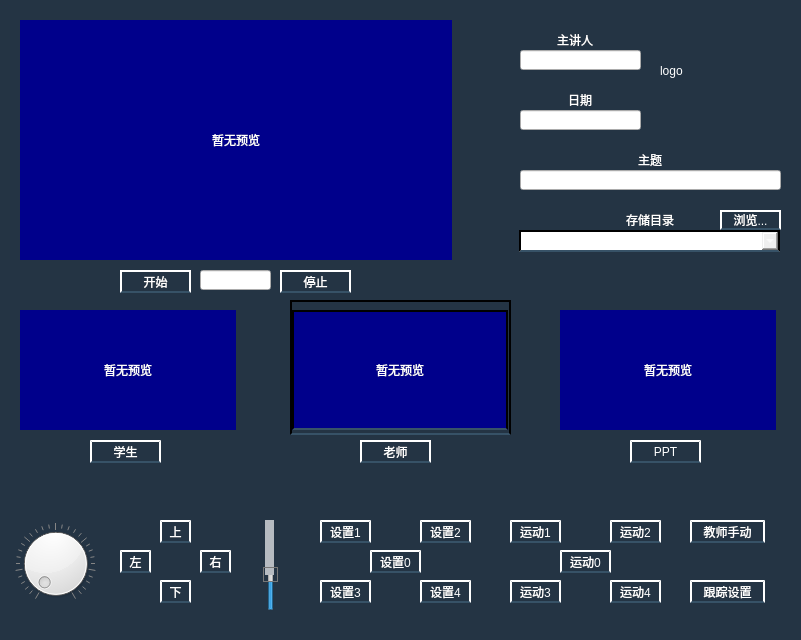
<?xml version="1.0" encoding="UTF-8"?>
<ui version="4.0">
 <class>MainWindow</class>
 <widget class="QMainWindow" name="MainWindow">
  <property name="geometry">
   <rect>
    <x>0</x>
    <y>0</y>
    <width>801</width>
    <height>640</height>
   </rect>
  </property>
  <property name="sizePolicy">
   <sizepolicy hsizetype="Preferred" vsizetype="Preferred">
    <horstretch>0</horstretch>
    <verstretch>0</verstretch>
   </sizepolicy>
  </property>
  <property name="windowTitle">
   <string>KaymaxRecorder</string>
  </property>
  <property name="styleSheet">
   <string notr="true">QMainWindow {border:10px solid; background: url(./images/bg.png); }</string>
  </property>
  <widget class="QWidget" name="centralWidget">
   <property name="styleSheet">
    <string notr="true">#centralWidget{
background:#243444;
}
QWidget{
color:white;
}</string>
   </property>
   <widget class="QLabel" name="studentLabel">
    <property name="geometry">
     <rect>
      <x>20</x>
      <y>310</y>
      <width>216</width>
      <height>120</height>
     </rect>
    </property>
    <property name="styleSheet">
     <string notr="true">QLabel{
background:darkblue;
border: 2px solid 
qlineargradient(spread:pad, x1:1.0, y1:0.4, x2:0, y2:1.0, stop:0 lightgray, stop:0.166 darkgray, stop:0.333 darkgray, stop:0.5 lightgray, stop:0.666 darkgray, stop:0.833 darkgray, stop:1 lightgray);
}</string>
    </property>
    <property name="text">
     <string>暂无预览</string>
    </property>
    <property name="alignment">
     <set>Qt::AlignCenter</set>
    </property>
   </widget>
   <widget class="QLabel" name="mainLabel">
    <property name="geometry">
     <rect>
      <x>20</x>
      <y>20</y>
      <width>432</width>
      <height>240</height>
     </rect>
    </property>
    <property name="styleSheet">
     <string notr="true">QLabel{
background:darkblue;
border: 2px solid 
qlineargradient(spread:pad, x1:1.0, y1:0.4, x2:0, y2:1.0, stop:0 lightgray, stop:0.166 darkgray, stop:0.333 darkgray, stop:0.5 lightgray, stop:0.666 darkgray, stop:0.833 darkgray, stop:1 lightgray);
}</string>
    </property>
    <property name="text">
     <string>暂无预览</string>
    </property>
    <property name="alignment">
     <set>Qt::AlignCenter</set>
    </property>
   </widget>
   <widget class="QLabel" name="pptLabel">
    <property name="geometry">
     <rect>
      <x>560</x>
      <y>310</y>
      <width>216</width>
      <height>120</height>
     </rect>
    </property>
    <property name="styleSheet">
     <string notr="true">QLabel{
background:darkblue;
border: 2px solid 
qlineargradient(spread:pad, x1:1.0, y1:0.4, x2:0, y2:1.0, stop:0 lightgray, stop:0.166 darkgray, stop:0.333 darkgray, stop:0.5 lightgray, stop:0.666 darkgray, stop:0.833 darkgray, stop:1 lightgray);
}</string>
    </property>
    <property name="text">
     <string>暂无预览</string>
    </property>
    <property name="alignment">
     <set>Qt::AlignCenter</set>
    </property>
   </widget>
   <widget class="QPushButton" name="studentButton">
    <property name="geometry">
     <rect>
      <x>90</x>
      <y>440</y>
      <width>71</width>
      <height>23</height>
     </rect>
    </property>
    <property name="styleSheet">
     <string notr="true">QPushButton:!pressed{
background:qlineargradient(
 spread:pad,
 x1:0,y1:0,x2:0,y2:1,
 stop:0.0 lightgray,
 stop:0.1 #3C5674,
 stop:0.5 #253544,
 stop:1.0 #0B1620,);

border-width:2px;
border-top-style:inset;
border-left-style:inset;
border-right-style:outset;
border-bottom-style:outset;
border-top-color:qlineargradient(
x1:0,y1:0,x2:0,y2:1,
stop:0.0 #0A1219,
stop:1.0 #223241);
border-left-color:
qlineargradient(
spread:pad,
x1:0,y1:0,x2:0,y2:1,
stop:0.0 #0A1219,
stop:1.0 #375267);
border-right-color:
qlineargradient(
spread:pad,
x1:0,y1:0,x2:0,y2:1,
stop:0.0 #0A1219,
stop:1.0 #375267);
border-bottom-color:#375267;
}


QPushButton:pressed{ 
background:qlineargradient(
 spread:pad,
 x1:0,y1:1,x2:0,y2:0,
 stop:0.0 #3C5674,
 stop:0.5 #253544,
 stop:1.0 #0B1620,);
border-width:2px;
border-top-style:inset;
border-left-style:inset;
border-right-style:outset;
border-bottom-style:inset;
border-top-color:qlineargradient(
x1:0,y1:0,x2:0,y2:1,
stop:0.0 #0A1219,
stop:1.0 #0A1219);
border-left-color:
qlineargradient(
spread:pad,
x1:0,y1:0,x2:0,y2:1,
stop:0.0 #0A1219,
stop:1.0 #375267);
border-right-color:
qlineargradient(
spread:pad,
x1:0,y1:0,x2:0,y2:1,
stop:0.0 #0A1219,
stop:1.0 #375267);
border-bottom-color:#375267;
}</string>
    </property>
    <property name="text">
     <string>学生</string>
    </property>
   </widget>
   <widget class="QPushButton" name="teacherButton">
    <property name="geometry">
     <rect>
      <x>360</x>
      <y>440</y>
      <width>71</width>
      <height>23</height>
     </rect>
    </property>
    <property name="styleSheet">
     <string notr="true">QPushButton:!pressed{
background:qlineargradient(
 x1:0,y1:0,x2:0,y2:1,
 stop:0.0 lightgray,
 stop:0.1 #3C5674,
 stop:0.5 #253544,
 stop:1.0 #0B1620,);

border-width:2px;
border-style:solid;
border-top-color:qlineargradient(
x1:0,y1:0,x2:0,y2:1,
stop:0.0 #0A1219,
stop:1.0 #223241);
border-left-color:
qlineargradient(
spread:pad,
x1:0,y1:0,x2:0,y2:1,
stop:0.0 #0A1219,
stop:1.0 #375267);
border-right-color:
qlineargradient(
spread:pad,
x1:0,y1:0,x2:0,y2:1,
stop:0.0 #0A1219,
stop:1.0 #375267);
border-bottom-color:#375267;
}


QPushButton:pressed{ 
background:qlineargradient(
 spread:pad,
 x1:0,y1:1,x2:0,y2:0,
 stop:0.0 #3C5674,
 stop:0.5 #253544,
 stop:1.0 #0B1620,);
border-width:2px;
border-style:solid;
border-top-color:qlineargradient(
x1:0,y1:0,x2:0,y2:1,
stop:0.0 #0A1219,
stop:1.0 #0A1219);
border-left-color:
qlineargradient(
spread:pad,
x1:0,y1:0,x2:0,y2:1,
stop:0.0 #0A1219,
stop:1.0 #375267);
border-right-color:
qlineargradient(
spread:pad,
x1:0,y1:0,x2:0,y2:1,
stop:0.0 #0A1219,
stop:1.0 #375267);
border-bottom-color:#375267;

}</string>
    </property>
    <property name="text">
     <string>老师</string>
    </property>
   </widget>
   <widget class="QPushButton" name="pptButton">
    <property name="geometry">
     <rect>
      <x>630</x>
      <y>440</y>
      <width>71</width>
      <height>23</height>
     </rect>
    </property>
    <property name="styleSheet">
     <string notr="true">QPushButton:!pressed{
background:qlineargradient(
 spread:pad,
 x1:0,y1:0,x2:0,y2:1,
 stop:0.0 lightgray,
 stop:0.1 #3C5674,
 stop:0.5 #253544,
 stop:1.0 #0B1620,);

border-width:2px;
border-top-style:inset;
border-left-style:inset;
border-right-style:outset;
border-bottom-style:outset;
border-top-color:qlineargradient(
x1:0,y1:0,x2:0,y2:1,
stop:0.0 #0A1219,
stop:1.0 #223241);
border-left-color:
qlineargradient(
spread:pad,
x1:0,y1:0,x2:0,y2:1,
stop:0.0 #0A1219,
stop:1.0 #375267);
border-right-color:
qlineargradient(
spread:pad,
x1:0,y1:0,x2:0,y2:1,
stop:0.0 #0A1219,
stop:1.0 #375267);
border-bottom-color:#375267;
}


QPushButton:pressed{ 
background:qlineargradient(
 spread:pad,
 x1:0,y1:1,x2:0,y2:0,
 stop:0.0 #3C5674,
 stop:0.5 #253544,
 stop:1.0 #0B1620,);
border-width:2px;
border-top-style:inset;
border-left-style:inset;
border-right-style:outset;
border-bottom-style:inset;
border-top-color:qlineargradient(
x1:0,y1:0,x2:0,y2:1,
stop:0.0 #0A1219,
stop:1.0 #0A1219);
border-left-color:
qlineargradient(
spread:pad,
x1:0,y1:0,x2:0,y2:1,
stop:0.0 #0A1219,
stop:1.0 #375267);
border-right-color:
qlineargradient(
spread:pad,
x1:0,y1:0,x2:0,y2:1,
stop:0.0 #0A1219,
stop:1.0 #375267);
border-bottom-color:#375267;
}</string>
    </property>
    <property name="text">
     <string>PPT</string>
    </property>
   </widget>
   <widget class="QPushButton" name="recordStartButton">
    <property name="geometry">
     <rect>
      <x>120</x>
      <y>270</y>
      <width>71</width>
      <height>23</height>
     </rect>
    </property>
    <property name="styleSheet">
     <string notr="true">QPushButton:!pressed{
background:qlineargradient(
 x1:0,y1:0,x2:0,y2:1,
 stop:0.0 lightgray,
 stop:0.1 #3C5674,
 stop:0.5 #253544,
 stop:1.0 #0B1620,);

border-width:2px;
border-style:solid;
border-top-color:qlineargradient(
x1:0,y1:0,x2:0,y2:1,
stop:0.0 #0A1219,
stop:1.0 #223241);
border-left-color:
qlineargradient(
spread:pad,
x1:0,y1:0,x2:0,y2:1,
stop:0.0 #0A1219,
stop:1.0 #375267);
border-right-color:
qlineargradient(
spread:pad,
x1:0,y1:0,x2:0,y2:1,
stop:0.0 #0A1219,
stop:1.0 #375267);
border-bottom-color:#375267;
}


QPushButton:pressed{ 
background:qlineargradient(
 spread:pad,
 x1:0,y1:1,x2:0,y2:0,
 stop:0.0 #3C5674,
 stop:0.5 #253544,
 stop:1.0 #0B1620,);
border-width:2px;
border-style:solid;
border-top-color:qlineargradient(
x1:0,y1:0,x2:0,y2:1,
stop:0.0 #0A1219,
stop:1.0 #0A1219);
border-left-color:
qlineargradient(
spread:pad,
x1:0,y1:0,x2:0,y2:1,
stop:0.0 #0A1219,
stop:1.0 #375267);
border-right-color:
qlineargradient(
spread:pad,
x1:0,y1:0,x2:0,y2:1,
stop:0.0 #0A1219,
stop:1.0 #375267);
border-bottom-color:#375267;

}</string>
    </property>
    <property name="text">
     <string>开始</string>
    </property>
   </widget>
   <widget class="QPushButton" name="recordStopButton">
    <property name="geometry">
     <rect>
      <x>280</x>
      <y>270</y>
      <width>71</width>
      <height>23</height>
     </rect>
    </property>
    <property name="styleSheet">
     <string notr="true">QPushButton:!pressed{
background:qlineargradient(
 x1:0,y1:0,x2:0,y2:1,
 stop:0.0 lightgray,
 stop:0.1 #3C5674,
 stop:0.5 #253544,
 stop:1.0 #0B1620,);

border-width:2px;
border-style:solid;
border-top-color:qlineargradient(
x1:0,y1:0,x2:0,y2:1,
stop:0.0 #0A1219,
stop:1.0 #223241);
border-left-color:
qlineargradient(
spread:pad,
x1:0,y1:0,x2:0,y2:1,
stop:0.0 #0A1219,
stop:1.0 #375267);
border-right-color:
qlineargradient(
spread:pad,
x1:0,y1:0,x2:0,y2:1,
stop:0.0 #0A1219,
stop:1.0 #375267);
border-bottom-color:#375267;
}


QPushButton:pressed{ 
background:qlineargradient(
 spread:pad,
 x1:0,y1:1,x2:0,y2:0,
 stop:0.0 #3C5674,
 stop:0.5 #253544,
 stop:1.0 #0B1620,);
border-width:2px;
border-style:solid;
border-top-color:qlineargradient(
x1:0,y1:0,x2:0,y2:1,
stop:0.0 #0A1219,
stop:1.0 #0A1219);
border-left-color:
qlineargradient(
spread:pad,
x1:0,y1:0,x2:0,y2:1,
stop:0.0 #0A1219,
stop:1.0 #375267);
border-right-color:
qlineargradient(
spread:pad,
x1:0,y1:0,x2:0,y2:1,
stop:0.0 #0A1219,
stop:1.0 #375267);
border-bottom-color:#375267;

}</string>
    </property>
    <property name="text">
     <string>停止</string>
    </property>
   </widget>
   <widget class="QWidget" name="layoutWidget">
    <property name="geometry">
     <rect>
      <x>600</x>
      <y>470</y>
      <width>141</width>
      <height>22</height>
     </rect>
    </property>
    <layout class="QHBoxLayout" name="horizontalLayout">
     <item>
      <widget class="QLabel" name="pptDelayLabel">
       <property name="text">
        <string>持续时间(秒)：</string>
       </property>
      </widget>
     </item>
     <item>
      <widget class="QLineEdit" name="pptDelayLineEdit"/>
     </item>
    </layout>
   </widget>
   <widget class="QLineEdit" name="recordFlagLineEdit">
    <property name="geometry">
     <rect>
      <x>200</x>
      <y>270</y>
      <width>71</width>
      <height>20</height>
     </rect>
    </property>
    <property name="alignment">
     <set>Qt::AlignCenter</set>
    </property>
   </widget>
   <widget class="QWidget" name="layoutWidget_2">
    <property name="geometry">
     <rect>
      <x>60</x>
      <y>470</y>
      <width>141</width>
      <height>22</height>
     </rect>
    </property>
    <layout class="QHBoxLayout" name="horizontalLayout_2">
     <item>
      <widget class="QLabel" name="studentDelayLabel">
       <property name="text">
        <string>持续时间(秒)：</string>
       </property>
      </widget>
     </item>
     <item>
      <widget class="QLineEdit" name="studentDelayLineEdit"/>
     </item>
    </layout>
   </widget>
   <widget class="QComboBox" name="dirComboBox">
    <property name="geometry">
     <rect>
      <x>519</x>
      <y>230</y>
      <width>261</width>
      <height>22</height>
     </rect>
    </property>
    <property name="styleSheet">
     <string notr="true">QComboBox:!pressed{
background:qlineargradient(
 x1:0,y1:0,x2:0,y2:1,
 stop:0.0 lightgray,
 stop:0.1 #3C5674,
 stop:0.5 #253544,
 stop:1.0 #0B1620,);

border-width:2px;
border-style:solid;
border-top-color:qlineargradient(
x1:0,y1:0,x2:0,y2:1,
stop:0.0 #0A1219,
stop:1.0 #223241);
border-left-color:
qlineargradient(
spread:pad,
x1:0,y1:0,x2:0,y2:1,
stop:0.0 #0A1219,
stop:1.0 #375267);
border-right-color:
qlineargradient(
spread:pad,
x1:0,y1:0,x2:0,y2:1,
stop:0.0 #0A1219,
stop:1.0 #375267);
border-bottom-color:#375267;
}


QComboBox:selected{ 
background:qlineargradient(
 spread:pad,
 x1:0,y1:1,x2:0,y2:0,
 stop:0.0 #3C5674,
 stop:0.5 #253544,
 stop:1.0 #0B1620,);
border-width:2px;
border-style:solid;
border-top-color:qlineargradient(
x1:0,y1:0,x2:0,y2:1,
stop:0.0 #0A1219,
stop:1.0 #0A1219);
border-left-color:
qlineargradient(
spread:pad,
x1:0,y1:0,x2:0,y2:1,
stop:0.0 #0A1219,
stop:1.0 #375267);
border-right-color:
qlineargradient(
spread:pad,
x1:0,y1:0,x2:0,y2:1,
stop:0.0 #0A1219,
stop:1.0 #375267);
border-bottom-color:#375267;

}</string>
    </property>
   </widget>
   <widget class="QLabel" name="dirLabel">
    <property name="geometry">
     <rect>
      <x>620</x>
      <y>210</y>
      <width>60</width>
      <height>20</height>
     </rect>
    </property>
    <property name="text">
     <string>存储目录</string>
    </property>
    <property name="alignment">
     <set>Qt::AlignCenter</set>
    </property>
   </widget>
   <widget class="QPushButton" name="dirButton">
    <property name="geometry">
     <rect>
      <x>720</x>
      <y>210</y>
      <width>61</width>
      <height>20</height>
     </rect>
    </property>
    <property name="styleSheet">
     <string notr="true">QPushButton:!pressed{
background:qlineargradient(
 x1:0,y1:0,x2:0,y2:1,
 stop:0.0 lightgray,
 stop:0.1 #3C5674,
 stop:0.5 #253544,
 stop:1.0 #0B1620,);

border-width:2px;
border-style:solid;
border-top-color:qlineargradient(
x1:0,y1:0,x2:0,y2:1,
stop:0.0 #0A1219,
stop:1.0 #223241);
border-left-color:
qlineargradient(
spread:pad,
x1:0,y1:0,x2:0,y2:1,
stop:0.0 #0A1219,
stop:1.0 #375267);
border-right-color:
qlineargradient(
spread:pad,
x1:0,y1:0,x2:0,y2:1,
stop:0.0 #0A1219,
stop:1.0 #375267);
border-bottom-color:#375267;
}


QPushButton:pressed{ 
background:qlineargradient(
 spread:pad,
 x1:0,y1:1,x2:0,y2:0,
 stop:0.0 #3C5674,
 stop:0.5 #253544,
 stop:1.0 #0B1620,);
border-width:2px;
border-style:solid;
border-top-color:qlineargradient(
x1:0,y1:0,x2:0,y2:1,
stop:0.0 #0A1219,
stop:1.0 #0A1219);
border-left-color:
qlineargradient(
spread:pad,
x1:0,y1:0,x2:0,y2:1,
stop:0.0 #0A1219,
stop:1.0 #375267);
border-right-color:
qlineargradient(
spread:pad,
x1:0,y1:0,x2:0,y2:1,
stop:0.0 #0A1219,
stop:1.0 #375267);
border-bottom-color:#375267;

}</string>
    </property>
    <property name="text">
     <string>浏览...</string>
    </property>
   </widget>
   <widget class="QPushButton" name="upButton">
    <property name="geometry">
     <rect>
      <x>160</x>
      <y>520</y>
      <width>31</width>
      <height>23</height>
     </rect>
    </property>
    <property name="styleSheet">
     <string notr="true">QPushButton:!pressed{
background:qlineargradient(
 spread:pad,
 x1:0,y1:0,x2:0,y2:1,
 stop:0.0 lightgray,
 stop:0.1 #3C5674,
 stop:0.5 #253544,
 stop:1.0 #0B1620,);

border-width:2px;
border-top-style:inset;
border-left-style:inset;
border-right-style:outset;
border-bottom-style:outset;
border-top-color:qlineargradient(
x1:0,y1:0,x2:0,y2:1,
stop:0.0 #0A1219,
stop:1.0 #223241);
border-left-color:
qlineargradient(
spread:pad,
x1:0,y1:0,x2:0,y2:1,
stop:0.0 #0A1219,
stop:1.0 #375267);
border-right-color:
qlineargradient(
spread:pad,
x1:0,y1:0,x2:0,y2:1,
stop:0.0 #0A1219,
stop:1.0 #375267);
border-bottom-color:#375267;
}


QPushButton:pressed{ 
background:qlineargradient(
 spread:pad,
 x1:0,y1:1,x2:0,y2:0,
 stop:0.0 #3C5674,
 stop:0.5 #253544,
 stop:1.0 #0B1620,);
border-width:2px;
border-top-style:inset;
border-left-style:inset;
border-right-style:outset;
border-bottom-style:inset;
border-top-color:qlineargradient(
x1:0,y1:0,x2:0,y2:1,
stop:0.0 #0A1219,
stop:1.0 #0A1219);
border-left-color:
qlineargradient(
spread:pad,
x1:0,y1:0,x2:0,y2:1,
stop:0.0 #0A1219,
stop:1.0 #375267);
border-right-color:
qlineargradient(
spread:pad,
x1:0,y1:0,x2:0,y2:1,
stop:0.0 #0A1219,
stop:1.0 #375267);
border-bottom-color:#375267;
}</string>
    </property>
    <property name="text">
     <string>上</string>
    </property>
    <property name="checkable">
     <bool>false</bool>
    </property>
   </widget>
   <widget class="QPushButton" name="downButton">
    <property name="geometry">
     <rect>
      <x>160</x>
      <y>580</y>
      <width>31</width>
      <height>23</height>
     </rect>
    </property>
    <property name="styleSheet">
     <string notr="true">QPushButton:!pressed{
background:qlineargradient(
 spread:pad,
 x1:0,y1:0,x2:0,y2:1,
 stop:0.0 lightgray,
 stop:0.1 #3C5674,
 stop:0.5 #253544,
 stop:1.0 #0B1620,);

border-width:2px;
border-top-style:inset;
border-left-style:inset;
border-right-style:outset;
border-bottom-style:outset;
border-top-color:qlineargradient(
x1:0,y1:0,x2:0,y2:1,
stop:0.0 #0A1219,
stop:1.0 #223241);
border-left-color:
qlineargradient(
spread:pad,
x1:0,y1:0,x2:0,y2:1,
stop:0.0 #0A1219,
stop:1.0 #375267);
border-right-color:
qlineargradient(
spread:pad,
x1:0,y1:0,x2:0,y2:1,
stop:0.0 #0A1219,
stop:1.0 #375267);
border-bottom-color:#375267;
}


QPushButton:pressed{ 
background:qlineargradient(
 spread:pad,
 x1:0,y1:1,x2:0,y2:0,
 stop:0.0 #3C5674,
 stop:0.5 #253544,
 stop:1.0 #0B1620,);
border-width:2px;
border-top-style:inset;
border-left-style:inset;
border-right-style:outset;
border-bottom-style:inset;
border-top-color:qlineargradient(
x1:0,y1:0,x2:0,y2:1,
stop:0.0 #0A1219,
stop:1.0 #0A1219);
border-left-color:
qlineargradient(
spread:pad,
x1:0,y1:0,x2:0,y2:1,
stop:0.0 #0A1219,
stop:1.0 #375267);
border-right-color:
qlineargradient(
spread:pad,
x1:0,y1:0,x2:0,y2:1,
stop:0.0 #0A1219,
stop:1.0 #375267);
border-bottom-color:#375267;
}</string>
    </property>
    <property name="text">
     <string>下</string>
    </property>
    <property name="checkable">
     <bool>false</bool>
    </property>
   </widget>
   <widget class="QPushButton" name="leftButton">
    <property name="geometry">
     <rect>
      <x>120</x>
      <y>550</y>
      <width>31</width>
      <height>23</height>
     </rect>
    </property>
    <property name="styleSheet">
     <string notr="true">QPushButton:!pressed{
background:qlineargradient(
 spread:pad,
 x1:0,y1:0,x2:0,y2:1,
 stop:0.0 lightgray,
 stop:0.1 #3C5674,
 stop:0.5 #253544,
 stop:1.0 #0B1620,);

border-width:2px;
border-top-style:inset;
border-left-style:inset;
border-right-style:outset;
border-bottom-style:outset;
border-top-color:qlineargradient(
x1:0,y1:0,x2:0,y2:1,
stop:0.0 #0A1219,
stop:1.0 #223241);
border-left-color:
qlineargradient(
spread:pad,
x1:0,y1:0,x2:0,y2:1,
stop:0.0 #0A1219,
stop:1.0 #375267);
border-right-color:
qlineargradient(
spread:pad,
x1:0,y1:0,x2:0,y2:1,
stop:0.0 #0A1219,
stop:1.0 #375267);
border-bottom-color:#375267;
}


QPushButton:pressed{ 
background:qlineargradient(
 spread:pad,
 x1:0,y1:1,x2:0,y2:0,
 stop:0.0 #3C5674,
 stop:0.5 #253544,
 stop:1.0 #0B1620,);
border-width:2px;
border-top-style:inset;
border-left-style:inset;
border-right-style:outset;
border-bottom-style:inset;
border-top-color:qlineargradient(
x1:0,y1:0,x2:0,y2:1,
stop:0.0 #0A1219,
stop:1.0 #0A1219);
border-left-color:
qlineargradient(
spread:pad,
x1:0,y1:0,x2:0,y2:1,
stop:0.0 #0A1219,
stop:1.0 #375267);
border-right-color:
qlineargradient(
spread:pad,
x1:0,y1:0,x2:0,y2:1,
stop:0.0 #0A1219,
stop:1.0 #375267);
border-bottom-color:#375267;
}</string>
    </property>
    <property name="text">
     <string>左</string>
    </property>
    <property name="checkable">
     <bool>false</bool>
    </property>
   </widget>
   <widget class="QPushButton" name="rightButton">
    <property name="geometry">
     <rect>
      <x>200</x>
      <y>550</y>
      <width>31</width>
      <height>23</height>
     </rect>
    </property>
    <property name="styleSheet">
     <string notr="true">QPushButton:!pressed{
background:qlineargradient(
 spread:pad,
 x1:0,y1:0,x2:0,y2:1,
 stop:0.0 lightgray,
 stop:0.1 #3C5674,
 stop:0.5 #253544,
 stop:1.0 #0B1620,);

border-width:2px;
border-top-style:inset;
border-left-style:inset;
border-right-style:outset;
border-bottom-style:outset;
border-top-color:qlineargradient(
x1:0,y1:0,x2:0,y2:1,
stop:0.0 #0A1219,
stop:1.0 #223241);
border-left-color:
qlineargradient(
spread:pad,
x1:0,y1:0,x2:0,y2:1,
stop:0.0 #0A1219,
stop:1.0 #375267);
border-right-color:
qlineargradient(
spread:pad,
x1:0,y1:0,x2:0,y2:1,
stop:0.0 #0A1219,
stop:1.0 #375267);
border-bottom-color:#375267;
}


QPushButton:pressed{ 
background:qlineargradient(
 spread:pad,
 x1:0,y1:1,x2:0,y2:0,
 stop:0.0 #3C5674,
 stop:0.5 #253544,
 stop:1.0 #0B1620,);
border-width:2px;
border-top-style:inset;
border-left-style:inset;
border-right-style:outset;
border-bottom-style:inset;
border-top-color:qlineargradient(
x1:0,y1:0,x2:0,y2:1,
stop:0.0 #0A1219,
stop:1.0 #0A1219);
border-left-color:
qlineargradient(
spread:pad,
x1:0,y1:0,x2:0,y2:1,
stop:0.0 #0A1219,
stop:1.0 #375267);
border-right-color:
qlineargradient(
spread:pad,
x1:0,y1:0,x2:0,y2:1,
stop:0.0 #0A1219,
stop:1.0 #375267);
border-bottom-color:#375267;
}</string>
    </property>
    <property name="text">
     <string>右</string>
    </property>
    <property name="checkable">
     <bool>false</bool>
    </property>
   </widget>
   <widget class="QSlider" name="zoomSlider">
    <property name="geometry">
     <rect>
      <x>260</x>
      <y>520</y>
      <width>21</width>
      <height>91</height>
     </rect>
    </property>
    <property name="styleSheet">
     <string notr="true">QSlider::handle { 
background-color: qlineargradient( 
x1:0, y1:0, x2:0, y2:1, 
stop:0.0 #070707, 
stop:0.4 #525252 , 
stop:0.5 #606060 , 
stop:0.8 #868686, 
stop:1.0 #070707); 
height:10px; 
border: 1px solid #777; 
} 
QSlider::handle:hover{ 
background-color:qlineargradient( 
x1:0, y1:0, x2:0, y2:1, 
stop:0.0 #030303, 
stop:0.4 #525252, 
stop:0.5 #535353, 
stop:0.8 #737373, 
stop:1.0 #030303); 
}
QSlider::sub-page{
background-color:#B6BBC1;
width:1px;
margin-left:7px;
margin-right:9px;
}
QSlider::add-page{
background-color:qlineargradient(
x1:0,y1:0,x2:1,y2:0,
stop:0.0 #507AD0,
stop:0.2 #507AD0,
stop:0.5 #12459E,
stop:0.8 #507AD0,
stop:1.0 #507AD0
);
width:1px;
margin-left:7px;
margin-right:9px;
}</string>
    </property>
    <property name="minimum">
     <number>5</number>
    </property>
    <property name="maximum">
     <number>49</number>
    </property>
    <property name="pageStep">
     <number>1</number>
    </property>
    <property name="value">
     <number>22</number>
    </property>
    <property name="tracking">
     <bool>false</bool>
    </property>
    <property name="orientation">
     <enum>Qt::Vertical</enum>
    </property>
   </widget>
   <widget class="QPushButton" name="preset1Button">
    <property name="geometry">
     <rect>
      <x>510</x>
      <y>520</y>
      <width>51</width>
      <height>23</height>
     </rect>
    </property>
    <property name="styleSheet">
     <string notr="true">QPushButton:!pressed{
background:qlineargradient(
 spread:pad,
 x1:0,y1:0,x2:0,y2:1,
 stop:0.0 lightgray,
 stop:0.1 #3C5674,
 stop:0.5 #253544,
 stop:1.0 #0B1620,);

border-width:2px;
border-top-style:inset;
border-left-style:inset;
border-right-style:outset;
border-bottom-style:outset;
border-top-color:qlineargradient(
x1:0,y1:0,x2:0,y2:1,
stop:0.0 #0A1219,
stop:1.0 #223241);
border-left-color:
qlineargradient(
spread:pad,
x1:0,y1:0,x2:0,y2:1,
stop:0.0 #0A1219,
stop:1.0 #375267);
border-right-color:
qlineargradient(
spread:pad,
x1:0,y1:0,x2:0,y2:1,
stop:0.0 #0A1219,
stop:1.0 #375267);
border-bottom-color:#375267;
}


QPushButton:pressed{ 
background:qlineargradient(
 spread:pad,
 x1:0,y1:1,x2:0,y2:0,
 stop:0.0 #3C5674,
 stop:0.5 #253544,
 stop:1.0 #0B1620,);
border-width:2px;
border-top-style:inset;
border-left-style:inset;
border-right-style:outset;
border-bottom-style:inset;
border-top-color:qlineargradient(
x1:0,y1:0,x2:0,y2:1,
stop:0.0 #0A1219,
stop:1.0 #0A1219);
border-left-color:
qlineargradient(
spread:pad,
x1:0,y1:0,x2:0,y2:1,
stop:0.0 #0A1219,
stop:1.0 #375267);
border-right-color:
qlineargradient(
spread:pad,
x1:0,y1:0,x2:0,y2:1,
stop:0.0 #0A1219,
stop:1.0 #375267);
border-bottom-color:#375267;
}</string>
    </property>
    <property name="text">
     <string>运动1</string>
    </property>
   </widget>
   <widget class="QPushButton" name="preset2Button">
    <property name="geometry">
     <rect>
      <x>610</x>
      <y>520</y>
      <width>51</width>
      <height>23</height>
     </rect>
    </property>
    <property name="styleSheet">
     <string notr="true">QPushButton:!pressed{
background:qlineargradient(
 spread:pad,
 x1:0,y1:0,x2:0,y2:1,
 stop:0.0 lightgray,
 stop:0.1 #3C5674,
 stop:0.5 #253544,
 stop:1.0 #0B1620,);

border-width:2px;
border-top-style:inset;
border-left-style:inset;
border-right-style:outset;
border-bottom-style:outset;
border-top-color:qlineargradient(
x1:0,y1:0,x2:0,y2:1,
stop:0.0 #0A1219,
stop:1.0 #223241);
border-left-color:
qlineargradient(
spread:pad,
x1:0,y1:0,x2:0,y2:1,
stop:0.0 #0A1219,
stop:1.0 #375267);
border-right-color:
qlineargradient(
spread:pad,
x1:0,y1:0,x2:0,y2:1,
stop:0.0 #0A1219,
stop:1.0 #375267);
border-bottom-color:#375267;
}


QPushButton:pressed{ 
background:qlineargradient(
 spread:pad,
 x1:0,y1:1,x2:0,y2:0,
 stop:0.0 #3C5674,
 stop:0.5 #253544,
 stop:1.0 #0B1620,);
border-width:2px;
border-top-style:inset;
border-left-style:inset;
border-right-style:outset;
border-bottom-style:inset;
border-top-color:qlineargradient(
x1:0,y1:0,x2:0,y2:1,
stop:0.0 #0A1219,
stop:1.0 #0A1219);
border-left-color:
qlineargradient(
spread:pad,
x1:0,y1:0,x2:0,y2:1,
stop:0.0 #0A1219,
stop:1.0 #375267);
border-right-color:
qlineargradient(
spread:pad,
x1:0,y1:0,x2:0,y2:1,
stop:0.0 #0A1219,
stop:1.0 #375267);
border-bottom-color:#375267;
}</string>
    </property>
    <property name="text">
     <string>运动2</string>
    </property>
   </widget>
   <widget class="QPushButton" name="preset3Button">
    <property name="geometry">
     <rect>
      <x>510</x>
      <y>580</y>
      <width>51</width>
      <height>23</height>
     </rect>
    </property>
    <property name="styleSheet">
     <string notr="true">QPushButton:!pressed{
background:qlineargradient(
 spread:pad,
 x1:0,y1:0,x2:0,y2:1,
 stop:0.0 lightgray,
 stop:0.1 #3C5674,
 stop:0.5 #253544,
 stop:1.0 #0B1620,);

border-width:2px;
border-top-style:inset;
border-left-style:inset;
border-right-style:outset;
border-bottom-style:outset;
border-top-color:qlineargradient(
x1:0,y1:0,x2:0,y2:1,
stop:0.0 #0A1219,
stop:1.0 #223241);
border-left-color:
qlineargradient(
spread:pad,
x1:0,y1:0,x2:0,y2:1,
stop:0.0 #0A1219,
stop:1.0 #375267);
border-right-color:
qlineargradient(
spread:pad,
x1:0,y1:0,x2:0,y2:1,
stop:0.0 #0A1219,
stop:1.0 #375267);
border-bottom-color:#375267;
}


QPushButton:pressed{ 
background:qlineargradient(
 spread:pad,
 x1:0,y1:1,x2:0,y2:0,
 stop:0.0 #3C5674,
 stop:0.5 #253544,
 stop:1.0 #0B1620,);
border-width:2px;
border-top-style:inset;
border-left-style:inset;
border-right-style:outset;
border-bottom-style:inset;
border-top-color:qlineargradient(
x1:0,y1:0,x2:0,y2:1,
stop:0.0 #0A1219,
stop:1.0 #0A1219);
border-left-color:
qlineargradient(
spread:pad,
x1:0,y1:0,x2:0,y2:1,
stop:0.0 #0A1219,
stop:1.0 #375267);
border-right-color:
qlineargradient(
spread:pad,
x1:0,y1:0,x2:0,y2:1,
stop:0.0 #0A1219,
stop:1.0 #375267);
border-bottom-color:#375267;
}</string>
    </property>
    <property name="text">
     <string>运动3</string>
    </property>
   </widget>
   <widget class="QPushButton" name="preset4Button">
    <property name="geometry">
     <rect>
      <x>610</x>
      <y>580</y>
      <width>51</width>
      <height>23</height>
     </rect>
    </property>
    <property name="styleSheet">
     <string notr="true">QPushButton:!pressed{
background:qlineargradient(
 spread:pad,
 x1:0,y1:0,x2:0,y2:1,
 stop:0.0 lightgray,
 stop:0.1 #3C5674,
 stop:0.5 #253544,
 stop:1.0 #0B1620,);

border-width:2px;
border-top-style:inset;
border-left-style:inset;
border-right-style:outset;
border-bottom-style:outset;
border-top-color:qlineargradient(
x1:0,y1:0,x2:0,y2:1,
stop:0.0 #0A1219,
stop:1.0 #223241);
border-left-color:
qlineargradient(
spread:pad,
x1:0,y1:0,x2:0,y2:1,
stop:0.0 #0A1219,
stop:1.0 #375267);
border-right-color:
qlineargradient(
spread:pad,
x1:0,y1:0,x2:0,y2:1,
stop:0.0 #0A1219,
stop:1.0 #375267);
border-bottom-color:#375267;
}


QPushButton:pressed{ 
background:qlineargradient(
 spread:pad,
 x1:0,y1:1,x2:0,y2:0,
 stop:0.0 #3C5674,
 stop:0.5 #253544,
 stop:1.0 #0B1620,);
border-width:2px;
border-top-style:inset;
border-left-style:inset;
border-right-style:outset;
border-bottom-style:inset;
border-top-color:qlineargradient(
x1:0,y1:0,x2:0,y2:1,
stop:0.0 #0A1219,
stop:1.0 #0A1219);
border-left-color:
qlineargradient(
spread:pad,
x1:0,y1:0,x2:0,y2:1,
stop:0.0 #0A1219,
stop:1.0 #375267);
border-right-color:
qlineargradient(
spread:pad,
x1:0,y1:0,x2:0,y2:1,
stop:0.0 #0A1219,
stop:1.0 #375267);
border-bottom-color:#375267;
}</string>
    </property>
    <property name="text">
     <string>运动4</string>
    </property>
   </widget>
   <widget class="QPushButton" name="preset5Button">
    <property name="geometry">
     <rect>
      <x>560</x>
      <y>550</y>
      <width>51</width>
      <height>23</height>
     </rect>
    </property>
    <property name="styleSheet">
     <string notr="true">QPushButton:!pressed{
background:qlineargradient(
 spread:pad,
 x1:0,y1:0,x2:0,y2:1,
 stop:0.0 lightgray,
 stop:0.1 #3C5674,
 stop:0.5 #253544,
 stop:1.0 #0B1620,);

border-width:2px;
border-top-style:inset;
border-left-style:inset;
border-right-style:outset;
border-bottom-style:outset;
border-top-color:qlineargradient(
x1:0,y1:0,x2:0,y2:1,
stop:0.0 #0A1219,
stop:1.0 #223241);
border-left-color:
qlineargradient(
spread:pad,
x1:0,y1:0,x2:0,y2:1,
stop:0.0 #0A1219,
stop:1.0 #375267);
border-right-color:
qlineargradient(
spread:pad,
x1:0,y1:0,x2:0,y2:1,
stop:0.0 #0A1219,
stop:1.0 #375267);
border-bottom-color:#375267;
}


QPushButton:pressed{ 
background:qlineargradient(
 spread:pad,
 x1:0,y1:1,x2:0,y2:0,
 stop:0.0 #3C5674,
 stop:0.5 #253544,
 stop:1.0 #0B1620,);
border-width:2px;
border-top-style:inset;
border-left-style:inset;
border-right-style:outset;
border-bottom-style:inset;
border-top-color:qlineargradient(
x1:0,y1:0,x2:0,y2:1,
stop:0.0 #0A1219,
stop:1.0 #0A1219);
border-left-color:
qlineargradient(
spread:pad,
x1:0,y1:0,x2:0,y2:1,
stop:0.0 #0A1219,
stop:1.0 #375267);
border-right-color:
qlineargradient(
spread:pad,
x1:0,y1:0,x2:0,y2:1,
stop:0.0 #0A1219,
stop:1.0 #375267);
border-bottom-color:#375267;
}</string>
    </property>
    <property name="text">
     <string>运动0</string>
    </property>
   </widget>
   <widget class="QPushButton" name="set1Button">
    <property name="geometry">
     <rect>
      <x>320</x>
      <y>520</y>
      <width>51</width>
      <height>23</height>
     </rect>
    </property>
    <property name="styleSheet">
     <string notr="true">QPushButton:!pressed{
background:qlineargradient(
 spread:pad,
 x1:0,y1:0,x2:0,y2:1,
 stop:0.0 lightgray,
 stop:0.1 #3C5674,
 stop:0.5 #253544,
 stop:1.0 #0B1620,);

border-width:2px;
border-top-style:inset;
border-left-style:inset;
border-right-style:outset;
border-bottom-style:outset;
border-top-color:qlineargradient(
x1:0,y1:0,x2:0,y2:1,
stop:0.0 #0A1219,
stop:1.0 #223241);
border-left-color:
qlineargradient(
spread:pad,
x1:0,y1:0,x2:0,y2:1,
stop:0.0 #0A1219,
stop:1.0 #375267);
border-right-color:
qlineargradient(
spread:pad,
x1:0,y1:0,x2:0,y2:1,
stop:0.0 #0A1219,
stop:1.0 #375267);
border-bottom-color:#375267;
}


QPushButton:pressed{ 
background:qlineargradient(
 spread:pad,
 x1:0,y1:1,x2:0,y2:0,
 stop:0.0 #3C5674,
 stop:0.5 #253544,
 stop:1.0 #0B1620,);
border-width:2px;
border-top-style:inset;
border-left-style:inset;
border-right-style:outset;
border-bottom-style:inset;
border-top-color:qlineargradient(
x1:0,y1:0,x2:0,y2:1,
stop:0.0 #0A1219,
stop:1.0 #0A1219);
border-left-color:
qlineargradient(
spread:pad,
x1:0,y1:0,x2:0,y2:1,
stop:0.0 #0A1219,
stop:1.0 #375267);
border-right-color:
qlineargradient(
spread:pad,
x1:0,y1:0,x2:0,y2:1,
stop:0.0 #0A1219,
stop:1.0 #375267);
border-bottom-color:#375267;
}</string>
    </property>
    <property name="text">
     <string>设置1</string>
    </property>
   </widget>
   <widget class="QPushButton" name="set2Button">
    <property name="geometry">
     <rect>
      <x>420</x>
      <y>520</y>
      <width>51</width>
      <height>23</height>
     </rect>
    </property>
    <property name="styleSheet">
     <string notr="true">QPushButton:!pressed{
background:qlineargradient(
 spread:pad,
 x1:0,y1:0,x2:0,y2:1,
 stop:0.0 lightgray,
 stop:0.1 #3C5674,
 stop:0.5 #253544,
 stop:1.0 #0B1620,);

border-width:2px;
border-top-style:inset;
border-left-style:inset;
border-right-style:outset;
border-bottom-style:outset;
border-top-color:qlineargradient(
x1:0,y1:0,x2:0,y2:1,
stop:0.0 #0A1219,
stop:1.0 #223241);
border-left-color:
qlineargradient(
spread:pad,
x1:0,y1:0,x2:0,y2:1,
stop:0.0 #0A1219,
stop:1.0 #375267);
border-right-color:
qlineargradient(
spread:pad,
x1:0,y1:0,x2:0,y2:1,
stop:0.0 #0A1219,
stop:1.0 #375267);
border-bottom-color:#375267;
}


QPushButton:pressed{ 
background:qlineargradient(
 spread:pad,
 x1:0,y1:1,x2:0,y2:0,
 stop:0.0 #3C5674,
 stop:0.5 #253544,
 stop:1.0 #0B1620,);
border-width:2px;
border-top-style:inset;
border-left-style:inset;
border-right-style:outset;
border-bottom-style:inset;
border-top-color:qlineargradient(
x1:0,y1:0,x2:0,y2:1,
stop:0.0 #0A1219,
stop:1.0 #0A1219);
border-left-color:
qlineargradient(
spread:pad,
x1:0,y1:0,x2:0,y2:1,
stop:0.0 #0A1219,
stop:1.0 #375267);
border-right-color:
qlineargradient(
spread:pad,
x1:0,y1:0,x2:0,y2:1,
stop:0.0 #0A1219,
stop:1.0 #375267);
border-bottom-color:#375267;
}</string>
    </property>
    <property name="text">
     <string>设置2</string>
    </property>
   </widget>
   <widget class="QPushButton" name="set3Button">
    <property name="geometry">
     <rect>
      <x>320</x>
      <y>580</y>
      <width>51</width>
      <height>23</height>
     </rect>
    </property>
    <property name="styleSheet">
     <string notr="true">QPushButton:!pressed{
background:qlineargradient(
 spread:pad,
 x1:0,y1:0,x2:0,y2:1,
 stop:0.0 lightgray,
 stop:0.1 #3C5674,
 stop:0.5 #253544,
 stop:1.0 #0B1620,);

border-width:2px;
border-top-style:inset;
border-left-style:inset;
border-right-style:outset;
border-bottom-style:outset;
border-top-color:qlineargradient(
x1:0,y1:0,x2:0,y2:1,
stop:0.0 #0A1219,
stop:1.0 #223241);
border-left-color:
qlineargradient(
spread:pad,
x1:0,y1:0,x2:0,y2:1,
stop:0.0 #0A1219,
stop:1.0 #375267);
border-right-color:
qlineargradient(
spread:pad,
x1:0,y1:0,x2:0,y2:1,
stop:0.0 #0A1219,
stop:1.0 #375267);
border-bottom-color:#375267;
}


QPushButton:pressed{ 
background:qlineargradient(
 spread:pad,
 x1:0,y1:1,x2:0,y2:0,
 stop:0.0 #3C5674,
 stop:0.5 #253544,
 stop:1.0 #0B1620,);
border-width:2px;
border-top-style:inset;
border-left-style:inset;
border-right-style:outset;
border-bottom-style:inset;
border-top-color:qlineargradient(
x1:0,y1:0,x2:0,y2:1,
stop:0.0 #0A1219,
stop:1.0 #0A1219);
border-left-color:
qlineargradient(
spread:pad,
x1:0,y1:0,x2:0,y2:1,
stop:0.0 #0A1219,
stop:1.0 #375267);
border-right-color:
qlineargradient(
spread:pad,
x1:0,y1:0,x2:0,y2:1,
stop:0.0 #0A1219,
stop:1.0 #375267);
border-bottom-color:#375267;
}</string>
    </property>
    <property name="text">
     <string>设置3</string>
    </property>
   </widget>
   <widget class="QPushButton" name="set4Button">
    <property name="geometry">
     <rect>
      <x>420</x>
      <y>580</y>
      <width>51</width>
      <height>23</height>
     </rect>
    </property>
    <property name="styleSheet">
     <string notr="true">QPushButton:!pressed{
background:qlineargradient(
 spread:pad,
 x1:0,y1:0,x2:0,y2:1,
 stop:0.0 lightgray,
 stop:0.1 #3C5674,
 stop:0.5 #253544,
 stop:1.0 #0B1620,);

border-width:2px;
border-top-style:inset;
border-left-style:inset;
border-right-style:outset;
border-bottom-style:outset;
border-top-color:qlineargradient(
x1:0,y1:0,x2:0,y2:1,
stop:0.0 #0A1219,
stop:1.0 #223241);
border-left-color:
qlineargradient(
spread:pad,
x1:0,y1:0,x2:0,y2:1,
stop:0.0 #0A1219,
stop:1.0 #375267);
border-right-color:
qlineargradient(
spread:pad,
x1:0,y1:0,x2:0,y2:1,
stop:0.0 #0A1219,
stop:1.0 #375267);
border-bottom-color:#375267;
}


QPushButton:pressed{ 
background:qlineargradient(
 spread:pad,
 x1:0,y1:1,x2:0,y2:0,
 stop:0.0 #3C5674,
 stop:0.5 #253544,
 stop:1.0 #0B1620,);
border-width:2px;
border-top-style:inset;
border-left-style:inset;
border-right-style:outset;
border-bottom-style:inset;
border-top-color:qlineargradient(
x1:0,y1:0,x2:0,y2:1,
stop:0.0 #0A1219,
stop:1.0 #0A1219);
border-left-color:
qlineargradient(
spread:pad,
x1:0,y1:0,x2:0,y2:1,
stop:0.0 #0A1219,
stop:1.0 #375267);
border-right-color:
qlineargradient(
spread:pad,
x1:0,y1:0,x2:0,y2:1,
stop:0.0 #0A1219,
stop:1.0 #375267);
border-bottom-color:#375267;
}</string>
    </property>
    <property name="text">
     <string>设置4</string>
    </property>
   </widget>
   <widget class="QPushButton" name="set5Button">
    <property name="geometry">
     <rect>
      <x>370</x>
      <y>550</y>
      <width>51</width>
      <height>23</height>
     </rect>
    </property>
    <property name="styleSheet">
     <string notr="true">QPushButton:!pressed{
background:qlineargradient(
 spread:pad,
 x1:0,y1:0,x2:0,y2:1,
 stop:0.0 lightgray,
 stop:0.1 #3C5674,
 stop:0.5 #253544,
 stop:1.0 #0B1620,);

border-width:2px;
border-top-style:inset;
border-left-style:inset;
border-right-style:outset;
border-bottom-style:outset;
border-top-color:qlineargradient(
x1:0,y1:0,x2:0,y2:1,
stop:0.0 #0A1219,
stop:1.0 #223241);
border-left-color:
qlineargradient(
spread:pad,
x1:0,y1:0,x2:0,y2:1,
stop:0.0 #0A1219,
stop:1.0 #375267);
border-right-color:
qlineargradient(
spread:pad,
x1:0,y1:0,x2:0,y2:1,
stop:0.0 #0A1219,
stop:1.0 #375267);
border-bottom-color:#375267;
}


QPushButton:pressed{ 
background:qlineargradient(
 spread:pad,
 x1:0,y1:1,x2:0,y2:0,
 stop:0.0 #3C5674,
 stop:0.5 #253544,
 stop:1.0 #0B1620,);
border-width:2px;
border-top-style:inset;
border-left-style:inset;
border-right-style:outset;
border-bottom-style:inset;
border-top-color:qlineargradient(
x1:0,y1:0,x2:0,y2:1,
stop:0.0 #0A1219,
stop:1.0 #0A1219);
border-left-color:
qlineargradient(
spread:pad,
x1:0,y1:0,x2:0,y2:1,
stop:0.0 #0A1219,
stop:1.0 #375267);
border-right-color:
qlineargradient(
spread:pad,
x1:0,y1:0,x2:0,y2:1,
stop:0.0 #0A1219,
stop:1.0 #375267);
border-bottom-color:#375267;
}</string>
    </property>
    <property name="text">
     <string>设置0</string>
    </property>
   </widget>
   <widget class="QLabel" name="themeLabel">
    <property name="geometry">
     <rect>
      <x>630</x>
      <y>150</y>
      <width>40</width>
      <height>20</height>
     </rect>
    </property>
    <property name="text">
     <string>主题</string>
    </property>
    <property name="alignment">
     <set>Qt::AlignCenter</set>
    </property>
   </widget>
   <widget class="QLineEdit" name="themeLineEdit">
    <property name="geometry">
     <rect>
      <x>520</x>
      <y>170</y>
      <width>261</width>
      <height>20</height>
     </rect>
    </property>
    <property name="text">
     <string/>
    </property>
    <property name="alignment">
     <set>Qt::AlignCenter</set>
    </property>
   </widget>
   <widget class="QLabel" name="nameLabel">
    <property name="geometry">
     <rect>
      <x>555</x>
      <y>30</y>
      <width>40</width>
      <height>20</height>
     </rect>
    </property>
    <property name="text">
     <string>主讲人</string>
    </property>
    <property name="alignment">
     <set>Qt::AlignCenter</set>
    </property>
   </widget>
   <widget class="QLineEdit" name="nameLineEdit">
    <property name="geometry">
     <rect>
      <x>520</x>
      <y>50</y>
      <width>121</width>
      <height>20</height>
     </rect>
    </property>
    <property name="text">
     <string/>
    </property>
    <property name="alignment">
     <set>Qt::AlignCenter</set>
    </property>
   </widget>
   <widget class="QLabel" name="dateLabel">
    <property name="geometry">
     <rect>
      <x>560</x>
      <y>90</y>
      <width>40</width>
      <height>20</height>
     </rect>
    </property>
    <property name="text">
     <string>日期</string>
    </property>
    <property name="textFormat">
     <enum>Qt::AutoText</enum>
    </property>
    <property name="alignment">
     <set>Qt::AlignCenter</set>
    </property>
   </widget>
   <widget class="QLineEdit" name="dateLineEdit">
    <property name="geometry">
     <rect>
      <x>520</x>
      <y>110</y>
      <width>121</width>
      <height>20</height>
     </rect>
    </property>
    <property name="text">
     <string/>
    </property>
    <property name="alignment">
     <set>Qt::AlignCenter</set>
    </property>
   </widget>
   <widget class="QPushButton" name="teacherPTZManualButton">
    <property name="geometry">
     <rect>
      <x>690</x>
      <y>520</y>
      <width>75</width>
      <height>23</height>
     </rect>
    </property>
    <property name="styleSheet">
     <string notr="true">QPushButton:!pressed{
background:qlineargradient(
 spread:pad,
 x1:0,y1:0,x2:0,y2:1,
 stop:0.0 lightgray,
 stop:0.1 #3C5674,
 stop:0.5 #253544,
 stop:1.0 #0B1620,);

border-width:2px;
border-top-style:inset;
border-left-style:inset;
border-right-style:outset;
border-bottom-style:outset;
border-top-color:qlineargradient(
x1:0,y1:0,x2:0,y2:1,
stop:0.0 #0A1219,
stop:1.0 #223241);
border-left-color:
qlineargradient(
spread:pad,
x1:0,y1:0,x2:0,y2:1,
stop:0.0 #0A1219,
stop:1.0 #375267);
border-right-color:
qlineargradient(
spread:pad,
x1:0,y1:0,x2:0,y2:1,
stop:0.0 #0A1219,
stop:1.0 #375267);
border-bottom-color:#375267;
}


QPushButton:pressed{ 
background:qlineargradient(
 spread:pad,
 x1:0,y1:1,x2:0,y2:0,
 stop:0.0 #3C5674,
 stop:0.5 #253544,
 stop:1.0 #0B1620,);
border-width:2px;
border-top-style:inset;
border-left-style:inset;
border-right-style:outset;
border-bottom-style:inset;
border-top-color:qlineargradient(
x1:0,y1:0,x2:0,y2:1,
stop:0.0 #0A1219,
stop:1.0 #0A1219);
border-left-color:
qlineargradient(
spread:pad,
x1:0,y1:0,x2:0,y2:1,
stop:0.0 #0A1219,
stop:1.0 #375267);
border-right-color:
qlineargradient(
spread:pad,
x1:0,y1:0,x2:0,y2:1,
stop:0.0 #0A1219,
stop:1.0 #375267);
border-bottom-color:#375267;
}</string>
    </property>
    <property name="text">
     <string>教师手动</string>
    </property>
   </widget>
   <widget class="QPushButton" name="teacherPTZAutoButton">
    <property name="geometry">
     <rect>
      <x>690</x>
      <y>580</y>
      <width>75</width>
      <height>23</height>
     </rect>
    </property>
    <property name="styleSheet">
     <string notr="true">QPushButton:!pressed{
background:qlineargradient(
 spread:pad,
 x1:0,y1:0,x2:0,y2:1,
 stop:0.0 lightgray,
 stop:0.1 #3C5674,
 stop:0.5 #253544,
 stop:1.0 #0B1620,);

border-width:2px;
border-top-style:inset;
border-left-style:inset;
border-right-style:outset;
border-bottom-style:outset;
border-top-color:qlineargradient(
x1:0,y1:0,x2:0,y2:1,
stop:0.0 #0A1219,
stop:1.0 #223241);
border-left-color:
qlineargradient(
spread:pad,
x1:0,y1:0,x2:0,y2:1,
stop:0.0 #0A1219,
stop:1.0 #375267);
border-right-color:
qlineargradient(
spread:pad,
x1:0,y1:0,x2:0,y2:1,
stop:0.0 #0A1219,
stop:1.0 #375267);
border-bottom-color:#375267;
}


QPushButton:pressed{ 
background:qlineargradient(
 spread:pad,
 x1:0,y1:1,x2:0,y2:0,
 stop:0.0 #3C5674,
 stop:0.5 #253544,
 stop:1.0 #0B1620,);
border-width:2px;
border-top-style:inset;
border-left-style:inset;
border-right-style:outset;
border-bottom-style:inset;
border-top-color:qlineargradient(
x1:0,y1:0,x2:0,y2:1,
stop:0.0 #0A1219,
stop:1.0 #0A1219);
border-left-color:
qlineargradient(
spread:pad,
x1:0,y1:0,x2:0,y2:1,
stop:0.0 #0A1219,
stop:1.0 #375267);
border-right-color:
qlineargradient(
spread:pad,
x1:0,y1:0,x2:0,y2:1,
stop:0.0 #0A1219,
stop:1.0 #375267);
border-bottom-color:#375267;
}</string>
    </property>
    <property name="text">
     <string>跟踪设置</string>
    </property>
   </widget>
   <widget class="QDial" name="speedDial">
    <property name="geometry">
     <rect>
      <x>10</x>
      <y>523</y>
      <width>91</width>
      <height>81</height>
     </rect>
    </property>
    <property name="styleSheet">
     <string notr="true">QDial::handle { color: red }</string>
    </property>
    <property name="maximum">
     <number>120</number>
    </property>
    <property name="tracking">
     <bool>false</bool>
    </property>
    <property name="notchesVisible">
     <bool>true</bool>
    </property>
   </widget>
   <widget class="QLabel" name="logoLabel">
    <property name="geometry">
     <rect>
      <x>660</x>
      <y>10</y>
      <width>121</width>
      <height>121</height>
     </rect>
    </property>
    <property name="text">
     <string>logo</string>
    </property>
   </widget>
   <widget class="QFrame" name="frameForStyle">
    <property name="geometry">
     <rect>
      <x>290</x>
      <y>300</y>
      <width>221</width>
      <height>135</height>
     </rect>
    </property>
    <property name="styleSheet">
     <string notr="true">QFrame{
background-color:qlineargradient(
x1:0,y1:0,x2:0,y2:1,
stop:0.00 darkgray,
stop:0.05 #0C0C12,
stop:0.125 #1B2936,
stop:0.25 #1E1E25,
stop:1.0 #1E1E25
);

border-width:2px;
border-style:solid;
border-top-color:qlineargradient(
x1:0,y1:0,x2:0,y2:1,
stop:0.0 #0A1219,
stop:1.0 #223241);
border-left-color:
qlineargradient(
spread:pad,
x1:0,y1:0,x2:0,y2:1,
stop:0.0 #0A1219,
stop:1.0 #375267);
border-right-color:
qlineargradient(
spread:pad,
x1:0,y1:0,x2:0,y2:1,
stop:0.0 #0A1219,
stop:1.0 #375267);
border-bottom-color:#375267;
}


QPushButton:pressed{ 
background:qlineargradient(
 spread:pad,
 x1:0,y1:1,x2:0,y2:0,
 stop:0.0 #3C5674,
 stop:0.5 #253544,
 stop:1.0 #0B1620,);
border-width:2px;
border-style:solid;
border-top-color:qlineargradient(
x1:0,y1:0,x2:0,y2:1,
stop:0.0 #0A1219,
stop:1.0 #0A1219);
border-left-color:
qlineargradient(
spread:pad,
x1:0,y1:0,x2:0,y2:1,
stop:0.0 #0A1219,
stop:1.0 #375267);
border-right-color:
qlineargradient(
spread:pad,
x1:0,y1:0,x2:0,y2:1,
stop:0.0 #0A1219,
stop:1.0 #375267);
border-bottom-color:#375267;

}</string>
    </property>
    <property name="frameShape">
     <enum>QFrame::StyledPanel</enum>
    </property>
    <property name="frameShadow">
     <enum>QFrame::Raised</enum>
    </property>
    <widget class="QLabel" name="teacherLabel">
     <property name="geometry">
      <rect>
       <x>2</x>
       <y>10</y>
       <width>216</width>
       <height>120</height>
      </rect>
     </property>
     <property name="styleSheet">
      <string notr="true">QLabel{
background:darkblue;
border: 2px solid 
qlineargradient(spread:pad, x1:1.0, y1:0.4, x2:0, y2:1.0, stop:0 lightgray, stop:0.166 darkgray, stop:0.333 darkgray, stop:0.5 lightgray, stop:0.666 darkgray, stop:0.833 darkgray, stop:1 lightgray);
}</string>
     </property>
     <property name="text">
      <string>暂无预览</string>
     </property>
     <property name="alignment">
      <set>Qt::AlignCenter</set>
     </property>
    </widget>
   </widget>
  </widget>
  <widget class="QMenuBar" name="menuBar">
   <property name="geometry">
    <rect>
     <x>0</x>
     <y>0</y>
     <width>801</width>
     <height>23</height>
    </rect>
   </property>
   <property name="sizePolicy">
    <sizepolicy hsizetype="MinimumExpanding" vsizetype="Minimum">
     <horstretch>0</horstretch>
     <verstretch>0</verstretch>
    </sizepolicy>
   </property>
  </widget>
 </widget>
 <layoutdefault spacing="6" margin="11"/>
 <resources/>
 <connections/>
</ui>
